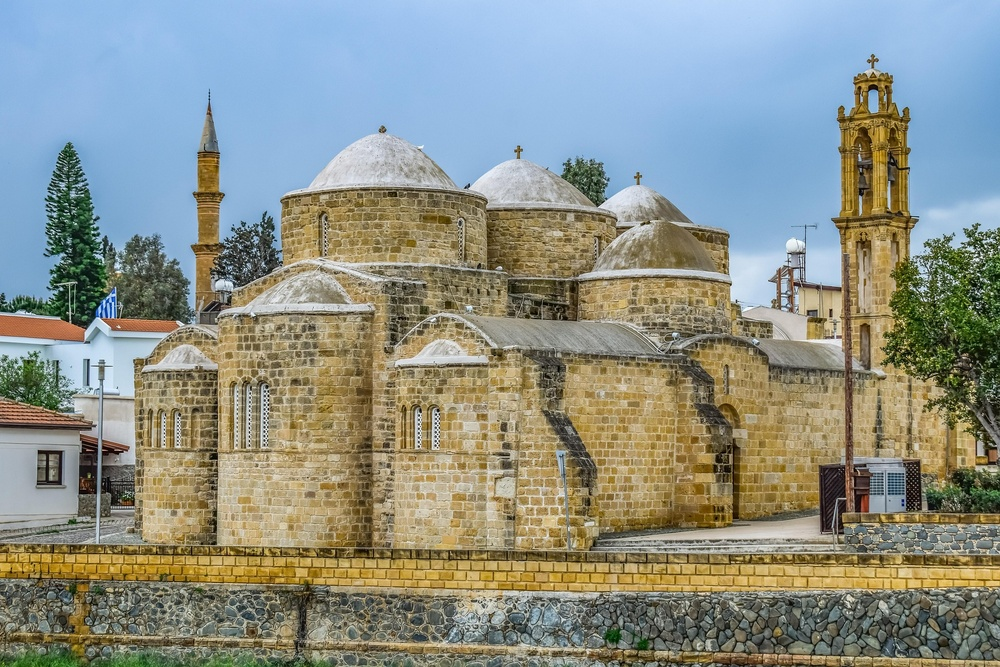
#> input picture examples/input-church.jpg, 1000 x 667 px, shrunk from 1920 x 1280 before the run
$ python cartoon_cli.py examples/input-church.jpg
#> lines starting #> are read from the running program, lines starting #| are printed output that depends on the picture; after the words box and inside, x2 and y2 are one past the last pixel; in counts of white or black regions, pixels touching at a corner belong together
#> in main, img is the input picture: shape (667, 1000, 3); mean B, G, R 136.3, 145.5, 140.2
import cv2
import numpy as np
import os
import argparse
import sys

def cartoonize_image(img, edge_threshold1=70, edge_threshold2=200,
                    bilateral_d=7, bilateral_color=150, bilateral_space=150,
                    median_ksize=5, adaptive_blocksize=9, adaptive_c=2,
                    color_quantization=12, line_size=7, blur_amount=5,
                    saturation_factor=1.2):
    """
    이미지를 고품질 만화 스타일로 변환합니다.

    Args:
        img: 입력 이미지 (OpenCV 형식)
        edge_threshold1: Canny 엣지 검출기의 첫 번째 임계값
        edge_threshold2: Canny 엣지 검출기의 두 번째 임계값
        bilateral_d: 양방향 필터의 필터 크기
        bilateral_color: 양방향 필터의 색상 시그마
        bilateral_space: 양방향 필터의 공간 시그마
        median_ksize: 미디언 블러 커널 크기
        adaptive_blocksize: 적응형 임계값의 블록 크기
        adaptive_c: 적응형 임계값의 C 값
        color_quantization: 색상 양자화 클러스터 수
        line_size: 엣지 선 두께
        blur_amount: 최종 블러 정도
        saturation_factor: 채도 증가 계수

    Returns:
        고품질 만화 스타일로 변환된 이미지
    """
#> called with edge_threshold1 = 70, edge_threshold2 = 200, bilateral_d = 7, bilateral_color = 150, bilateral_space = 150, median_ksize = 5, adaptive_blocksize = 9, adaptive_c = 2
    # 원본 이미지 복사
    img_copy = img.copy()

    # 그레이스케일 변환
    gray = cv2.cvtColor(img, cv2.COLOR_BGR2GRAY)

    # 노이즈 제거를 위한 미디언 블러
    gray_blur = cv2.medianBlur(gray, median_ksize)

    # 엣지 검출 (향상된 방식)
    if edge_threshold1 < edge_threshold2:
        # Canny 엣지 검출
        edges = cv2.Canny(gray_blur, edge_threshold1, edge_threshold2)
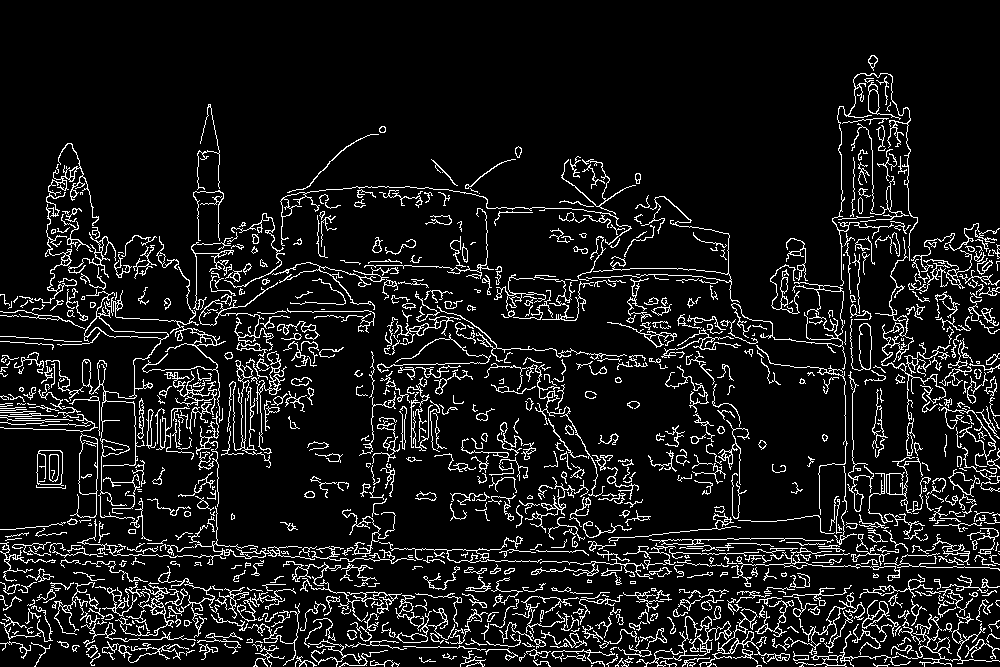
#> edges: shape (667, 1000); 9.6% white in thin lines or dots
        # 엣지 두껍게 만들기
        kernel = np.ones((line_size, line_size), np.uint8)
        edges = cv2.dilate(edges, kernel)
#> edges: shape (667, 1000); 49.5% white; 20 white regions, largest, box (x1, y1, x2, y2) and area: (0, 52, 1000, 667) 322320, (33, 447, 69, 492) 1424, (869, 385, 891, 461) 1095
        edges = cv2.bitwise_not(edges)

        # 이미지 스무딩 - 부드러운 선을 위해
        edges = cv2.GaussianBlur(edges, (blur_amount, blur_amount), 0)
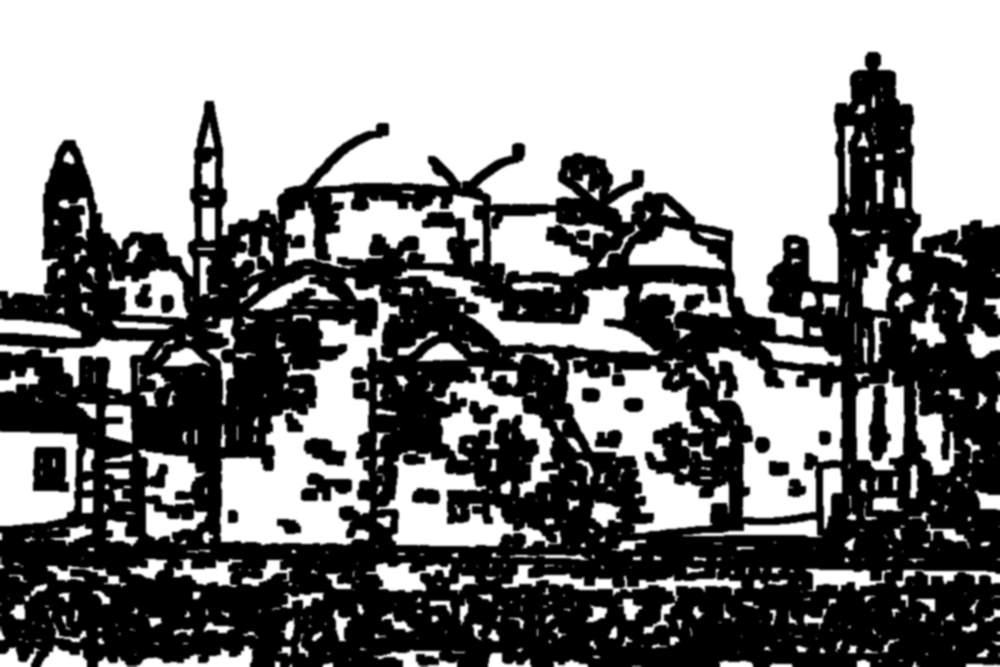
#> edges: shape (667, 1000); min 0, max 255, mean 128.7
    else:
        # 적응형 임계값 사용 - 두 번째 방식
        # 더 강한 윤곽선을 위해 더 작은 C 값 사용
        edges = cv2.adaptiveThreshold(gray_blur, 255, cv2.ADAPTIVE_THRESH_MEAN_C,
                                     cv2.THRESH_BINARY, adaptive_blocksize, adaptive_c)

    # 색상 평활화 - 다단계 처리
    # 첫 번째 양방향 필터 - 강한 스무딩
    color1 = cv2.bilateralFilter(img, bilateral_d, bilateral_color, bilateral_space)

    # 두 번째 양방향 필터 - 미세 조정
    color2 = cv2.bilateralFilter(color1, bilateral_d//2, bilateral_color*2, bilateral_space*2)

    # HSV로 변환하여 채도 조정 (더 생생한 만화 색상)
    hsv = cv2.cvtColor(color2, cv2.COLOR_BGR2HSV)
#> hsv: shape (667, 1000, 3); mean H, S, V 55.2, 84.9, 166.6
    h, s, v = cv2.split(hsv)
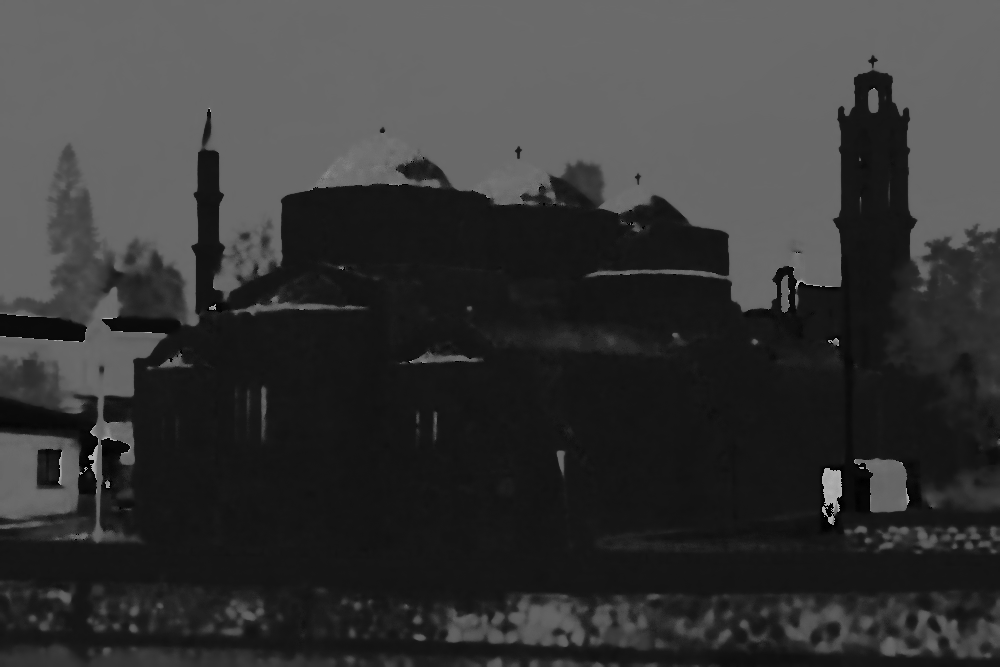
#> h: shape (667, 1000); min 0, max 179, mean 55.2
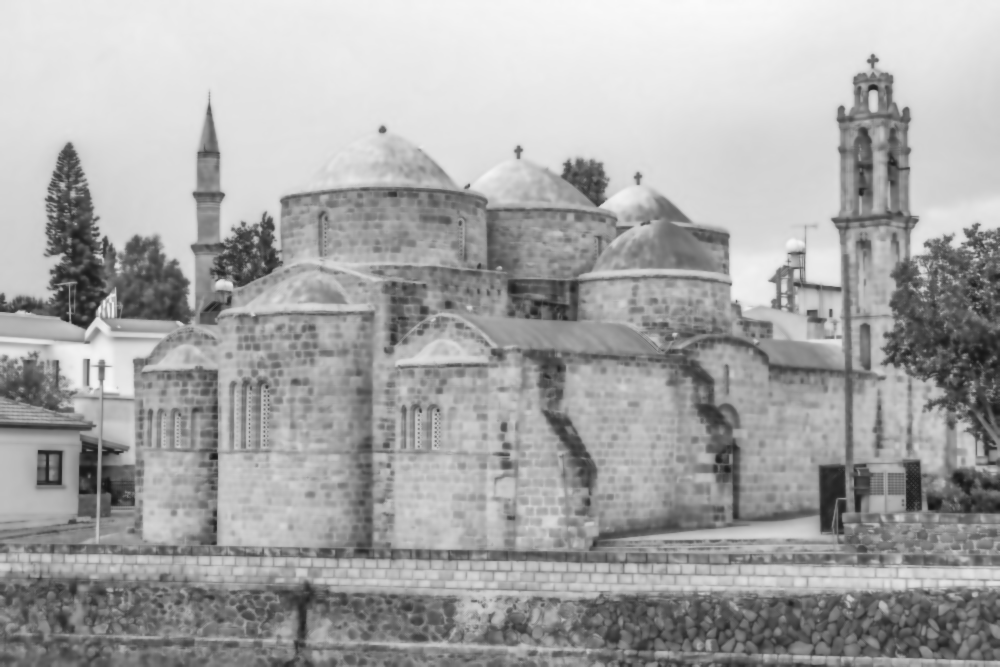
#> v: shape (667, 1000); min 19, max 250, mean 166.6
    s = np.clip(s * saturation_factor, 0, 255).astype(np.uint8)  # 채도 증가
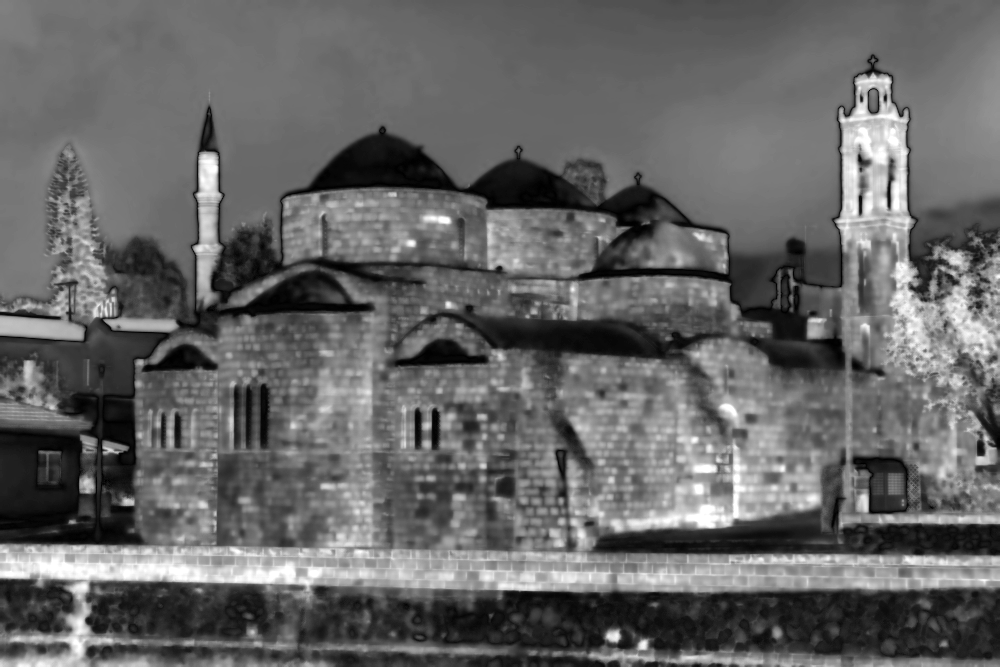
#> s: shape (667, 1000); min 0, max 255, mean 101.5
    hsv_enhanced = cv2.merge([h, s, v])
#> hsv_enhanced: shape (667, 1000, 3); mean H, S, V 55.2, 101.5, 166.6
    color_enhanced = cv2.cvtColor(hsv_enhanced, cv2.COLOR_HSV2BGR)
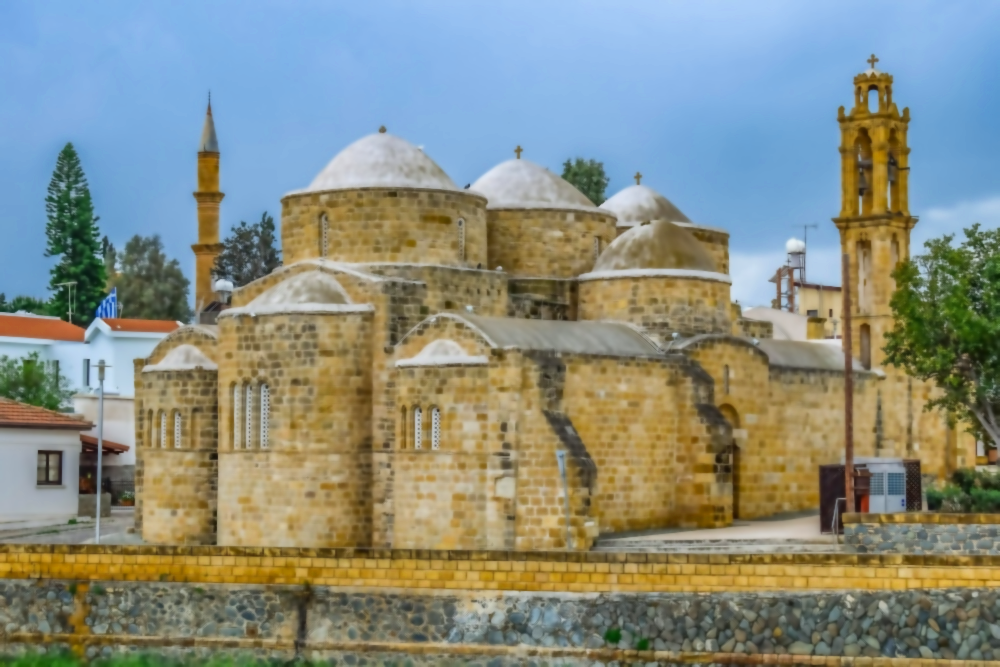
#> color_enhanced: shape (667, 1000, 3); mean B, G, R 130, 141, 134.8

    # 색상 양자화 - K-means 클러스터링으로 색상 수 제한
    Z = color_enhanced.reshape((-1, 3))
    Z = np.float32(Z)
    criteria = (cv2.TERM_CRITERIA_EPS + cv2.TERM_CRITERIA_MAX_ITER, 20, 0.001)  # 더 정확한 양자화
    K = color_quantization  # 더 많은 색상으로 좀더 자연스러운 효과
    _, labels, centers = cv2.kmeans(Z, K, None, criteria, 10, cv2.KMEANS_PP_CENTERS)  # 더 좋은 초기화
#> centers = [[33.83, 60.29, 52.07], [230.9, 181.3, 135.2], [77.94, 140.3, 168.8], [47.57, 114.3, 146.8], [226.6, 204.4, 182.9], [168, 179, 181], [93.64, 117.3, 120.8], [110.8, 161.5, 184.7], [34.84, 83.62, 104.2], [73.29, 91, 85.24], [212.4, 165.4, 114.7], [133.3, 145.2, 142.7]]
    centers = np.uint8(centers)
#> centers = [[33, 60, 52], [230, 181, 135], [77, 140, 168], [47, 114, 146], [226, 204, 182], [167, 179, 181], [93, 117, 120], [110, 161, 184], [34, 83, 104], [73, 91, 85], [212, 165, 114], [133, 145, 142]]
    res = centers[labels.flatten()]
    quantized = res.reshape((color_enhanced.shape))

    # 엣지와 색상 결합 - 향상된 방식
    edges_3channel = cv2.cvtColor(edges, cv2.COLOR_GRAY2BGR)

    # 색상에 가중치를 두고 결합하여 대비 높이기
    alpha = 0.85  # 색상 가중치
    beta = 1.0 - alpha  # 엣지 가중치
    cartoon = cv2.addWeighted(quantized, alpha, edges_3channel, beta, 0)

    # 약간의 선명도 개선 (언샵 마스킹)
    blur = cv2.GaussianBlur(cartoon, (0, 0), 3.0)
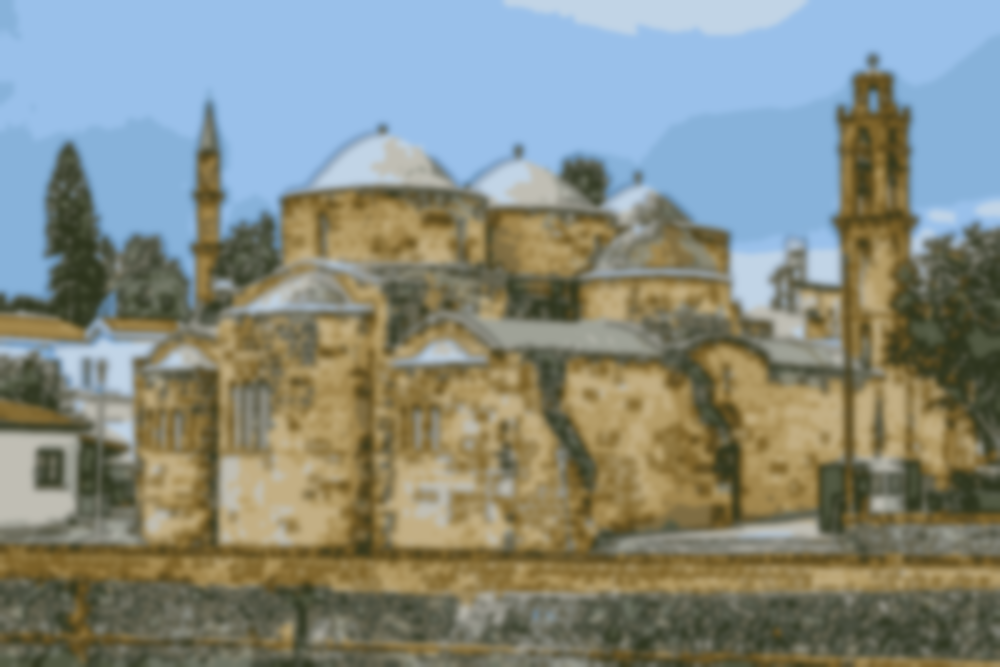
#> blur: shape (667, 1000, 3); mean B, G, R 129.2, 138.8, 133.4
    cartoon = cv2.addWeighted(cartoon, 1.5, blur, -0.5, 0)

    return cartoon

def main():
    # 명령줄 인자 파싱
    parser = argparse.ArgumentParser(description='이미지를 만화 스타일로 변환합니다.')
    parser.add_argument('input', help='입력 이미지 파일 또는 디렉토리')
    parser.add_argument('--output', '-o', help='출력 디렉토리 (기본값: ./output)')
    parser.add_argument('--edge1', type=int, default=70, help='첫 번째 엣지 임계값 (기본값: 70)')
    parser.add_argument('--edge2', type=int, default=200, help='두 번째 엣지 임계값 (기본값: 200)')
    parser.add_argument('--bilateral-d', type=int, default=7, help='양방향 필터 크기 (기본값: 7)')
    parser.add_argument('--bilateral-color', type=int, default=150, help='양방향 필터 색상 시그마 (기본값: 150)')
    parser.add_argument('--bilateral-space', type=int, default=150, help='양방향 필터 공간 시그마 (기본값: 150)')
    parser.add_argument('--median', type=int, default=5, help='미디언 블러 크기 (기본값: 5)')
    parser.add_argument('--adaptive-block', type=int, default=9, help='적응형 임계값 블록 크기 (기본값: 9)')
    parser.add_argument('--adaptive-c', type=int, default=2, help='적응형 임계값 C 값 (기본값: 2)')
    parser.add_argument('--colors', type=int, default=12, help='색상 양자화 클러스터 수 (기본값: 12)')
    parser.add_argument('--preset', choices=['default', 'strong_edges'],
                       help='프리셋 사용 (기본값: none)')

    args = parser.parse_args()

    # 출력 디렉토리 설정
    output_dir = args.output if args.output else "output"
    os.makedirs(output_dir, exist_ok=True)

    # 프리셋 적용
    if args.preset == 'strong_edges':
        args.edge1 = 50
        args.edge2 = 150
        args.bilateral_d = 5
        args.bilateral_color = 100
        args.bilateral_space = 100
        args.median = 5
        args.adaptive_block = 7
        args.adaptive_c = 2

    # 입력이 디렉토리인지 파일인지 확인
    if os.path.isdir(args.input):
        # 디렉토리 내 모든 이미지 처리
        image_extensions = ['.jpg', '.jpeg', '.png', '.bmp']
        processed_count = 0

        for filename in os.listdir(args.input):
            _, ext = os.path.splitext(filename)
            if ext.lower() in image_extensions:
                input_path = os.path.join(args.input, filename)
                output_path = os.path.join(output_dir, f"{os.path.splitext(filename)[0]}_cartoon{ext}")

                img = cv2.imread(input_path)
                if img is None:
                    print(f"경고: {input_path} 파일을 읽을 수 없습니다. 건너뜁니다.")
                    continue

                print(f"변환 중: {filename}")
                cartoon = cartoonize_image(img, args.edge1, args.edge2, args.bilateral_d,
                                         args.bilateral_color, args.bilateral_space,
                                         args.median, args.adaptive_block, args.adaptive_c,
                                         args.colors, line_size=7, blur_amount=5,
                                         saturation_factor=1.2)

                cv2.imwrite(output_path, cartoon)
                processed_count += 1

        if processed_count > 0:
            print(f"{processed_count}개 이미지 변환 완료. 출력 디렉토리: {output_dir}")
        else:
            print(f"디렉토리에서 처리할 이미지를 찾을 수 없습니다: {args.input}")

    else:
        # 단일 파일 처리
        if not os.path.isfile(args.input):
            print(f"오류: 입력 파일이 존재하지 않습니다: {args.input}")
            return 1

        # 입력 파일 이름에서 출력 파일 이름 생성
        filename = os.path.basename(args.input)
        name, ext = os.path.splitext(filename)
        output_path = os.path.join(output_dir, f"{name}_cartoon{ext}")

        # 이미지 로드
        img = cv2.imread(args.input)
        if img is None:
            print(f"오류: 이미지를 로드할 수 없습니다: {args.input}")
            return 1

        # 이미지 변환
        print(f"변환 중: {filename}")
        cartoon = cartoonize_image(img, args.edge1, args.edge2, args.bilateral_d,
                                 args.bilateral_color, args.bilateral_space,
                                 args.median, args.adaptive_block, args.adaptive_c,
                                 args.colors, line_size=7, blur_amount=5,
                                 saturation_factor=1.2)

        # 결과 저장
        cv2.imwrite(output_path, cartoon)
        print(f"변환 완료. 출력 파일: {output_path}")

    return 0

if __name__ == "__main__":
    sys.exit(main())
#> (the program exits here)
